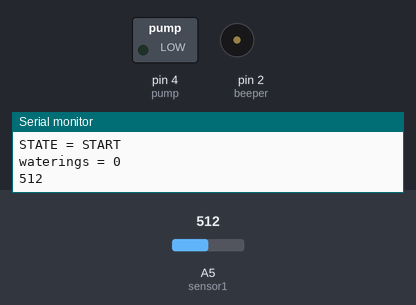
This sketch was run on a simulated Arduino Uno, built with avr-gcc and run on an emulated ATmega328P. Shown: switched loads named in the sketch (green lamp = pin HIGH), buzzer (waves = sounding, pin HIGH), the last lines printed to the serial monitor. The test bench sets the inputs (shaded band); at power-on: A5 (sensor1) = 512.

Above: at 2.0 s.
2.1 s: A5 (sensor1) set to 309
4.7 s: A5 (sensor1) set to 284
At 6.5 s:
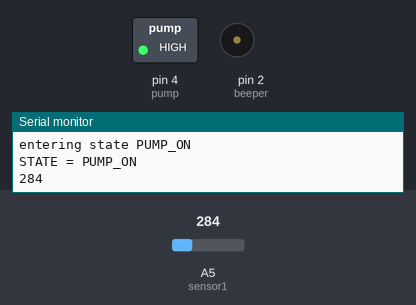
At 27.6 s:
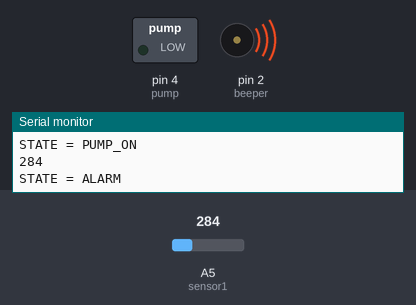
Timing chart, 0 to 34.0 s (numbered marks = the images above; inputs shaded):
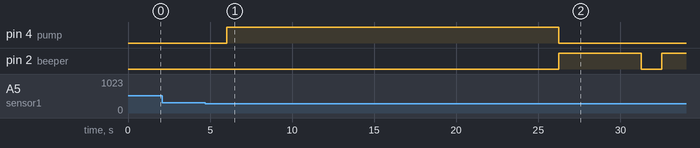

The sketch:

fuck_potatos.ino
```cpp
/*
 pump control

 */

//output connected to pump motor drive
int pump = 4;
int sensor1 = 5;
int beeper = 2;
int val = 0;


int state = 0;

int START = 0;
int PUMP_ON = 1;
int PUMP_OFF = 2;
int PUMP_OFF_ALARM = 3;
int waterings = 0;

int THRESHOLD_LOW = 300;
int THRESHOLD_HIGH = 500;

unsigned long WAIT_TIME = 60L*60L*1000L;

unsigned long start_time;


void setup() {
  pinMode(pump, OUTPUT);      // sets the digital pin as output
  pinMode(beeper, OUTPUT);
  // initialize the serial port:
  Serial.begin(9600);
  state = START;
}

void beep(int time){
  digitalWrite(beeper,HIGH);
  delay(time);
  digitalWrite(beeper,LOW);

}


void loop() {

  if (state == START) {
    Serial.println("STATE = START");
    Serial.print("waterings = ");
    Serial.println(waterings);

      val = analogRead(sensor1);    // read the input pin
      Serial.println(val);
      delay(1000);
      if (val < THRESHOLD_LOW) {
           digitalWrite(pump, HIGH);
           Serial.println("entering state PUMP_ON");
           state = PUMP_ON;
           start_time = millis();
      }

  } else if (state == PUMP_ON) {
      Serial.println("STATE = PUMP_ON");
      waterings = waterings + 1;

      val = analogRead(sensor1);    // read the input pin
      Serial.println(val);
      delay(1000);
      if (val  > THRESHOLD_HIGH) {
           digitalWrite(pump, LOW);
           Serial.println("entering state PUMP_OFF");
           state = PUMP_OFF;
      }
      if (millis() - start_time > 20000) {
        state = PUMP_OFF_ALARM;
      }
  } else if (state == PUMP_OFF) {
       digitalWrite(pump, LOW);
        Serial.println("STATE = PUMP_OFF");
        Serial.println("waiting one hour between waterings");
        delay(WAIT_TIME);
        state = START;

  } else if (state == PUMP_OFF_ALARM) {
               digitalWrite(pump, LOW);

        Serial.println("STATE = ALARM");

    beep(5000);
    delay(1000);
     val = analogRead(sensor1);    // read the input pin
      Serial.println(val);
      if (val  > THRESHOLD_HIGH) {
           digitalWrite(pump, LOW);
           Serial.println("entering state PUMP_OFF");
           state = PUMP_OFF;
      }

  }
    delay(250);

  }


  //beep(2000);


  /*
   //Serial.println("start");
  digitalWrite(pump, HIGH);
  delay(2000);
  //Serial.println("stop");
  delay(2000);
  */
```

Measured:
- the behaviour switches between 300 and 299 on A5 (sensor1) (found by bisection; images 0 and 1)
- after the input at 4.7 s, pin 4 (pump): LOW → HIGH after 1.3 s, → LOW 20.3 s later; pin 2 (beeper): LOW → HIGH after 21.6 s, → LOW 5.0 s later, → HIGH 1.3 s later
